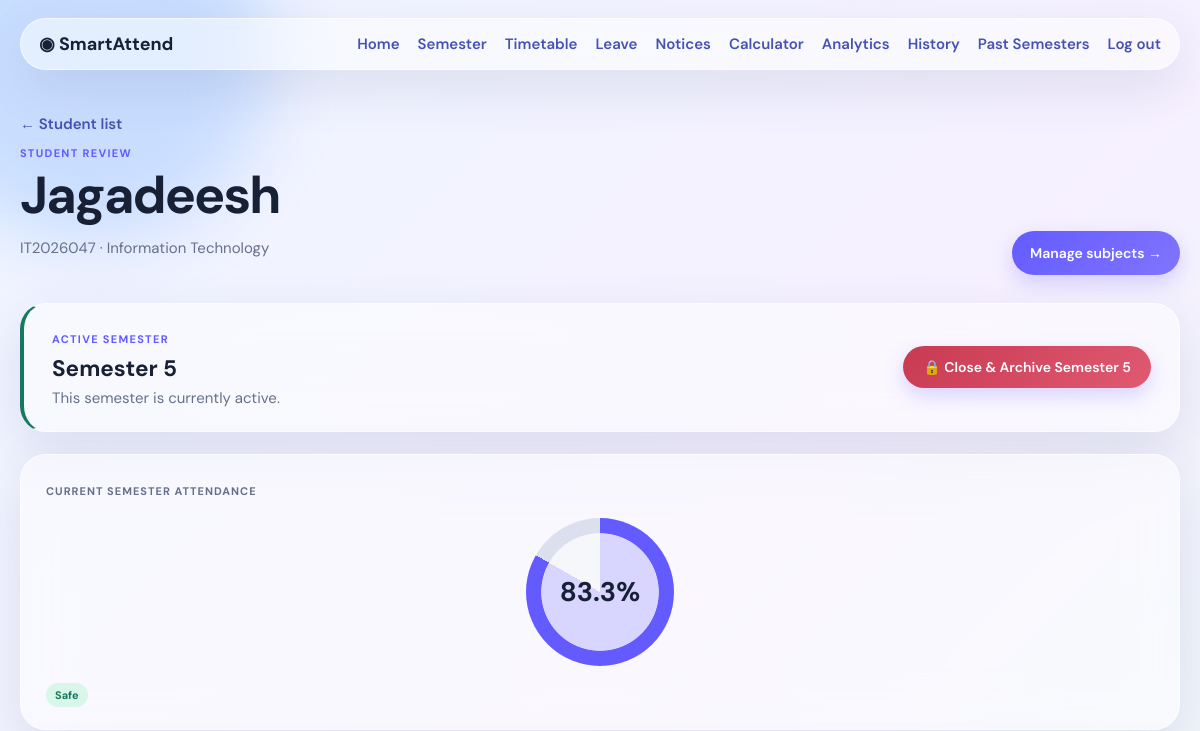
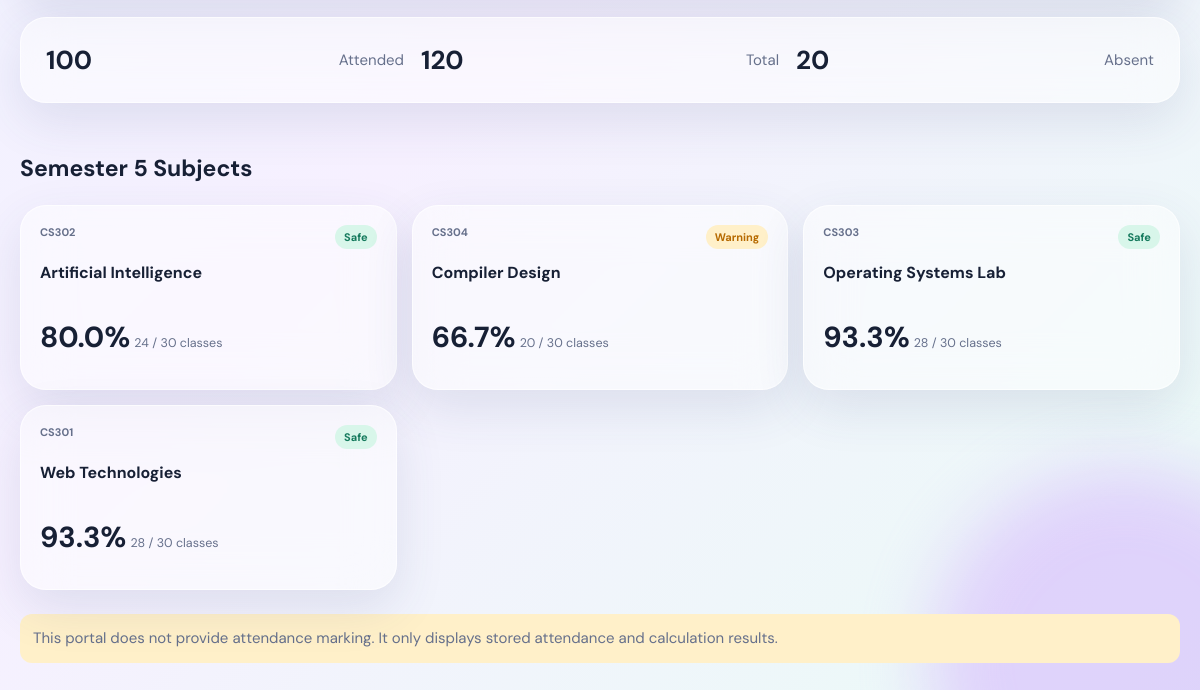
Before: /admin/students/1 (signed in) with the older database file (2 pictures, top to bottom).
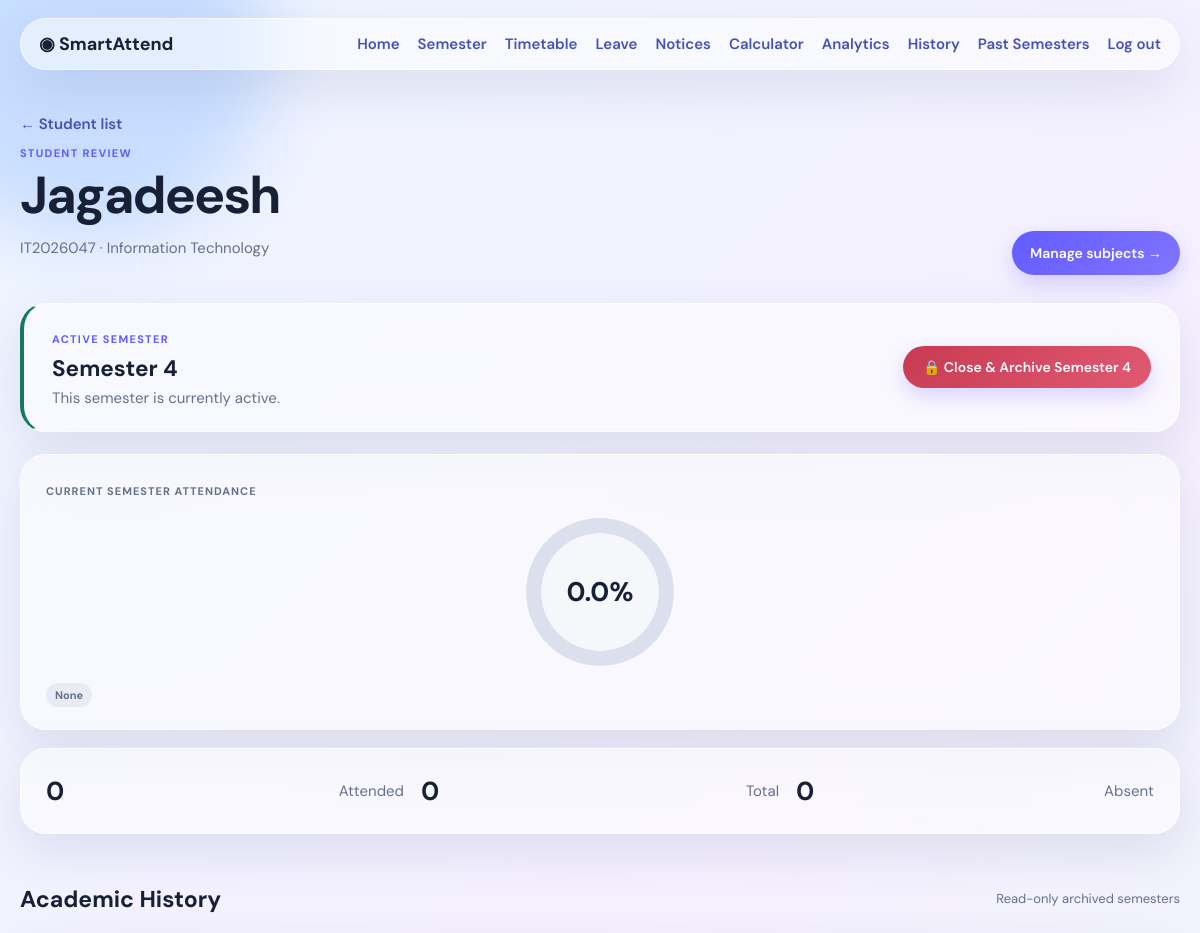
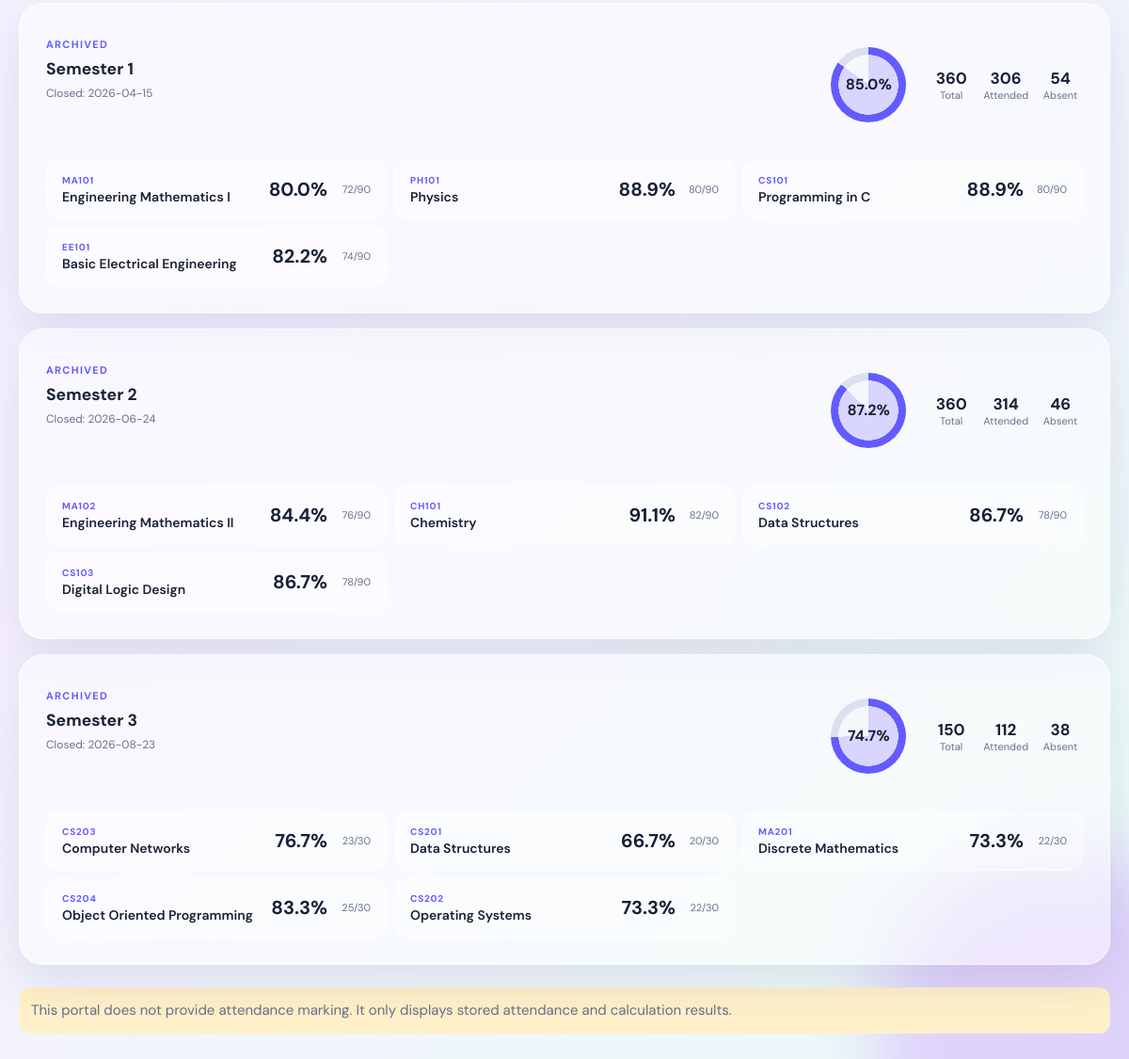
After: the same page with the newer database file (2 pictures, top to bottom).
### tables this page shows
CREATE TABLE students (id INTEGER PRIMARY KEY, student_id TEXT UNIQUE NOT NULL, password TEXT NOT NULL, name TEXT NOT NULL, department TEXT, program TEXT, year TEXT, college TEXT, current_semester INTEGER DEFAULT 1, target_attendance REAL DEFAULT 75, theme TEXT DEFAULT 'system');

CREATE TABLE subjects (id INTEGER PRIMARY KEY, semester_id INTEGER NOT NULL, name TEXT NOT NULL, code TEXT, faculty TEXT, FOREIGN KEY(semester_id) REFERENCES semesters(id));

CREATE TABLE academic_history (
    id INTEGER PRIMARY KEY,
    student_id INTEGER NOT NULL,
    semester_number INTEGER NOT NULL,
    semester_label TEXT NOT NULL,
    total_classes INTEGER NOT NULL DEFAULT 0,
    attended_classes INTEGER NOT NULL DEFAULT 0,
    absent_classes INTEGER NOT NULL DEFAULT 0,
    percentage REAL NOT NULL DEFAULT 0,
    subjects_json TEXT NOT NULL DEFAULT '[]',
    closed_at TEXT NOT NULL DEFAULT CURRENT_TIMESTAMP,
    FOREIGN KEY(student_id) REFERENCES students(id)
);

### app.py (the view)
@app.route('/admin/students/<int:student_id>')
@admin_required
def admin_student(student_id):
    conn = get_db()
    s = conn.execute('SELECT * FROM students WHERE id=?', (student_id,)).fetchone()
    sem, current = semester_summary(conn, s)
    history_rows = conn.execute(
        'SELECT * FROM academic_history WHERE student_id=? ORDER BY semester_number ASC',
        (student_id,),
    ).fetchall()
    history = []
    for row in history_rows:
        entry = dict(row)
        entry['subjects'] = json.loads(entry['subjects_json'])
        history.append(entry)
    conn.close()
    return render_template('admin_student.html', student=s, semester=sem, current=current, history=history)

### app.py (called while the page is built)
def percent(attended, total):
    return round(attended * 100 / total, 1) if total else 0.0

def status_label(value):
    return 'safe' if value >= 75 else ('warning' if value >= 65 else 'critical')

def admin_required(f):
    @wraps(f)
    def inner(*args, **kwargs):
        if not session.get('admin_id'):
            return redirect(url_for('admin_login'))
        return f(*args, **kwargs)
    return inner

def stats(conn, subject_id):
    row = conn.execute(
        "SELECT COUNT(*) total, COALESCE(SUM(status='present'),0) attended FROM attendance_records WHERE subject_id=?",
        (subject_id,),
    ).fetchone()
    return row['attended'], row['total']

def subjects_for_semester(conn, sem_id):
    result = []
    for s in conn.execute('SELECT * FROM subjects WHERE semester_id=? ORDER BY name', (sem_id,)):
        attended, total = stats(conn, s['id'])
        pct = percent(attended, total)
        result.append({
            **dict(s),
            'attended': attended,
            'total': total,
            'absent': total - attended,
            'percentage': pct,
            'status': status_label(pct) if total else 'none',
        })
    return result

### templates/admin_student.html (shortened to what this page needs)
{% extends 'base.html' %}
{% block content %}
<div class="welcome">
<div>
<a class="back" href="{{ url_for('admin_dashboard') }}">← Student list</a>
<span class="eyebrow">STUDENT REVIEW</span>
<h1>{{ student['name'] }}</h1>
<p>{{ student['student_id'] }} · {{ student['department'] }}</p>
</div>
<a class="pill" href="{{ url_for('admin_subjects', student_id=student['id']) }}">Manage subjects →</a>
</div>
{% if student['current_semester'] and semester %}
<div class="admin-sem-status-bar glass sem-active-bar">
  <div>
    <span class="eyebrow">ACTIVE SEMESTER</span>
    <h2 style="margin:4px 0">Semester {{ student['current_semester'] }}</h2>
    <p style="margin:0">This semester is currently active.</p>
  </div>
{% set close_msg = "Close Semester " ~ student['current_semester'] ~ " for " ~ student['name'] ~ "?\n\nThis will:\n\u2022 Archive attendance data as read-only history\n\u2022 Allow starting a new semester\n\nThis cannot be undone." %}
  <form method="post" action="{{ url_for('admin_close_semester', student_id=student['id']) }}"
        onsubmit="return confirm(this.dataset.msg)" data-msg="{{ close_msg }}">
    <button type="submit" class="btn-danger close-sem-btn">🔒 Close & Archive Semester {{ student['current_semester'] }}</button>
  </form>
</div>
<section class="hero-grid compact">
<article class="glass attendance-hero">
<span>CURRENT SEMESTER ATTENDANCE</span>
<div class="ring" style="--pct:{{ current['percentage'] }}"><b>{{ current['percentage'] }}%</b></div>
<strong class="badge {{ current['status'] }}">{{ current['status'] }}</strong>
</article>
<article class="glass metrics">
<div><b>{{ current['attended'] }}</b><span>Attended</span></div>
<div><b>{{ current['total'] }}</b><span>Total</span></div>
<div><b>{{ current['absent'] }}</b><span>Absent</span></div>
</article>
</section>
{% if semester and semester['subjects'] %}
<div class="section-title"><h2>Semester {{ student['current_semester'] }} Subjects</h2></div>
<div class="subject-grid wide">
{% for x in semester['subjects'] %}
<article class="glass subject-card">
<div><span>{{ x['code'] }}</span><b class="badge {{ x['status'] }}">{{ x['status'] }}</b></div>
<h3>{{ x['name'] }}</h3>
<strong>{{ x['percentage'] }}%</strong>
<small>{{ x['attended'] }} / {{ x['total'] }} classes</small>
</article>
{% endfor %}
</div>
{% endif %}
{% endif %}
{% if history %}
<div class="section-title" style="margin-top:32px"><h2>Academic History</h2><span style="color:var(--muted);font-size:13px">Read-only archived semesters</span></div>
{% for h in history %}
<article class="glass history-sem-card compact-history">
  <div class="history-sem-header">
    <div class="history-sem-info">
      <span class="eyebrow">ARCHIVED</span>
      <h3 style="margin:4px 0">{{ h['semester_label'] }}</h3>
      <span class="history-closed-at">Closed: {{ h['closed_at'][:10] }}</span>
    </div>
    <div class="history-sem-stats">
      <div class="ring" style="--pct:{{ h['percentage'] }};width:80px;height:80px">
        <b style="font-size:16px">{{ h['percentage'] }}%</b>
      </div>
      <div class="history-metrics small">
        <div><b>{{ h['total_classes'] }}</b><span>Total</span></div>
        <div><b>{{ h['attended_classes'] }}</b><span>Attended</span></div>
        <div><b>{{ h['absent_classes'] }}</b><span>Absent</span></div>
      </div>
    </div>
  </div>
  {% if h['subjects'] %}
  <div class="history-subjects-grid compact-grid">
    {% for s in h['subjects'] %}
    <div class="history-subject-row glass-inner">
      <div class="hsr-left">
        <span class="hsr-code">{{ s['code'] or '—' }}</span>
        <span class="hsr-name">{{ s['name'] }}</span>
      </div>
      <div class="hsr-right">
        <b class="hsr-pct">{{ s['percentage'] }}%</b>
        <span class="hsr-detail">{{ s['attended'] }}/{{ s['total'] }}</span>
      </div>
    </div>
    {% endfor %}
  </div>
  {% endif %}
</article>
{% endfor %}
{% endif %}
<p class="notice" style="margin-top:24px">This portal does not provide attendance marking. It only displays stored attendance and calculation results.</p>
{% endblock %}

Changed rows visible on the page:
no longer on this page (row edited): subjects: code "CS302", status "Safe", name "Artificial Intelligence", percentage "80.0", attended "24", total "30"
no longer on this page (row edited): subjects: code "CS304", status "Warning", name "Compiler Design", percentage "66.7", attended "20", total "30"
no longer on this page (row edited): subjects: code "CS303", status "Safe", name "Operating Systems Lab", percentage "93.3", attended "28", total "30"
removed subjects: code "CS301", status "Safe", name "Web Technologies", percentage "93.3", attended "28", total "30"
changed students "Jagadeesh": current_semester "5" → "4"; current_semester "5" → (not shown)
added academic_history: semester_label "Semester 1", closed_at "2026-04-15", percentage "85.0", total_classes "360", attended_classes "306", absent_classes "54", s "MA101" "PH101" "CS101" "EE101", name "Engineering Mathematics I" "Physics" "Programming in C" "Basic Electrical Engineering", percentage "80.0" "88.9" "88.9" "82.2", attended "72" "80" "80" "74", total "90" "90" "90" "90"
added academic_history: semester_label "Semester 2", closed_at "2026-06-24", percentage "87.2", total_classes "360", attended_classes "314", absent_classes "46", s "MA102" "CH101" "CS102" "CS103", name "Engineering Mathematics II" "Chemistry" "Data Structures" "Digital Logic Design", percentage "84.4" "91.1" "86.7" "86.7", attended "76" "82" "78" "78", total "90" "90" "90" "90"
added academic_history: semester_label "Semester 3", closed_at "2026-08-23", percentage "74.7", total_classes "150", attended_classes "112", absent_classes "38", s "CS203" "CS201" "MA201" "CS204" "CS202", name "Computer Networks" "Data Structures" "Discrete Mathematics" "Object Oriented Programming" "Operating Systems", percentage "76.7" "66.7" "73.3" "83.3" "73.3", attended "23" "20" "22" "25" "22", total "30" "30" "30" "30" "30"
Other visible differences:
{{ current['percentage'] }}: "83.3" → "0.0"
{{ current['status'] }}: "Safe" → "None"
{{ current['attended'] }}: "100" → "0"
{{ current['total'] }}: "120" → "0"
{{ current['absent'] }}: "20" → "0"
text no longer shown: "Semester Subjects"
text now shown: "Academic History Read-only archived semesters"
